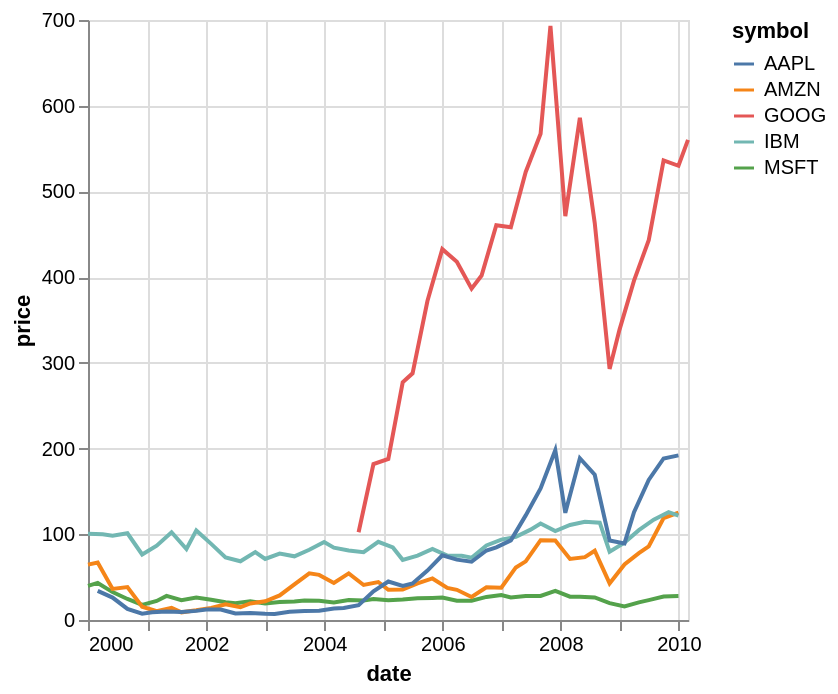

Specify this chart in Vega-Lite:
### Vega-Lite specification from a JSON file in a GitHub repository (floating-point values rounded to 4 significant figures; data arrays with more than 128 entries replaced by an {"elided": "..."} marker saying what was removed)
{"$schema": "https://vega.github.io/schema/vega-lite/v6.json", "data": {"values": {"elided": "200 records"}}, "mark": "line", "encoding": {"x": {"field": "date", "type": "temporal"}, "y": {"field": "price", "type": "quantitative"}, "color": {"field": "symbol", "type": "nominal"}}}
